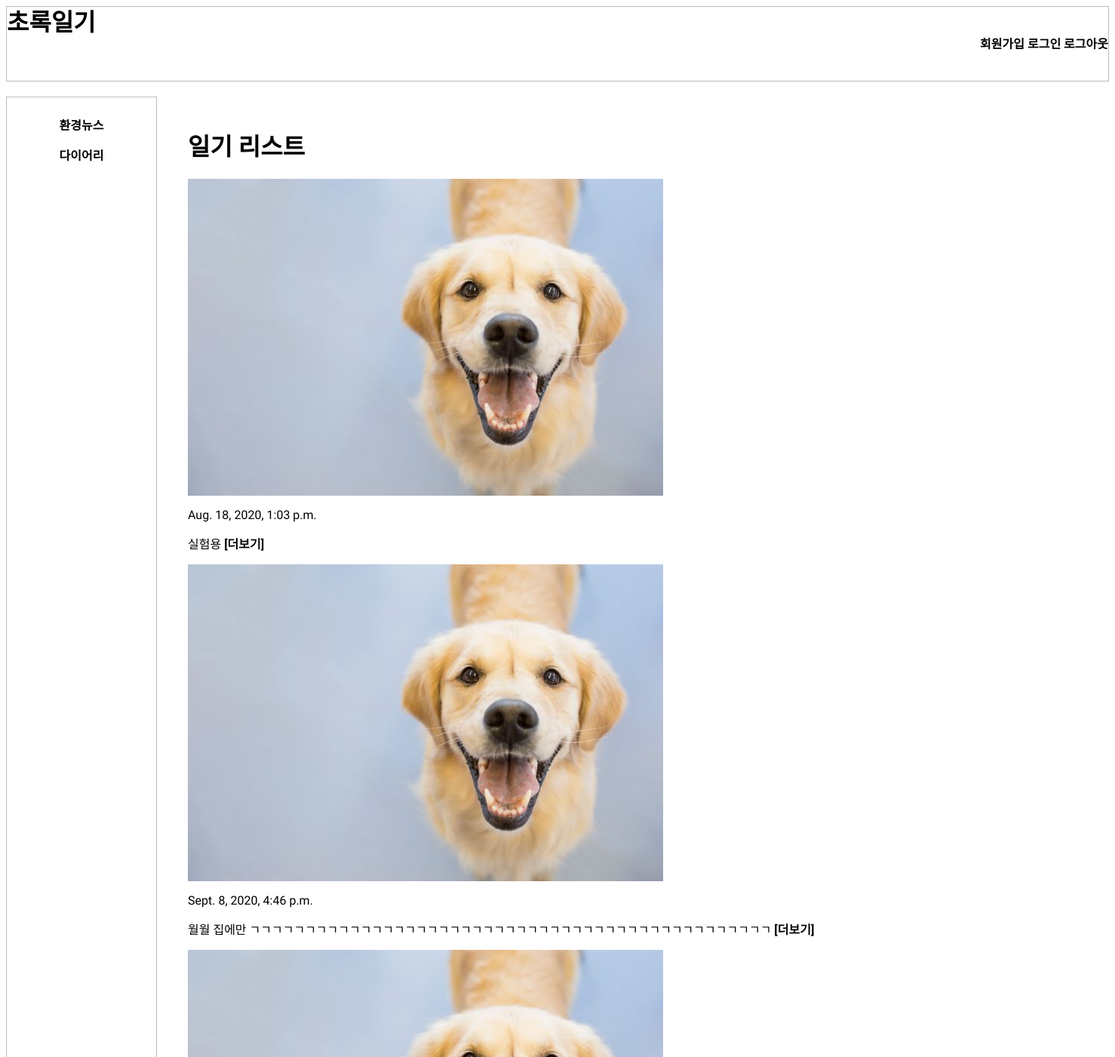
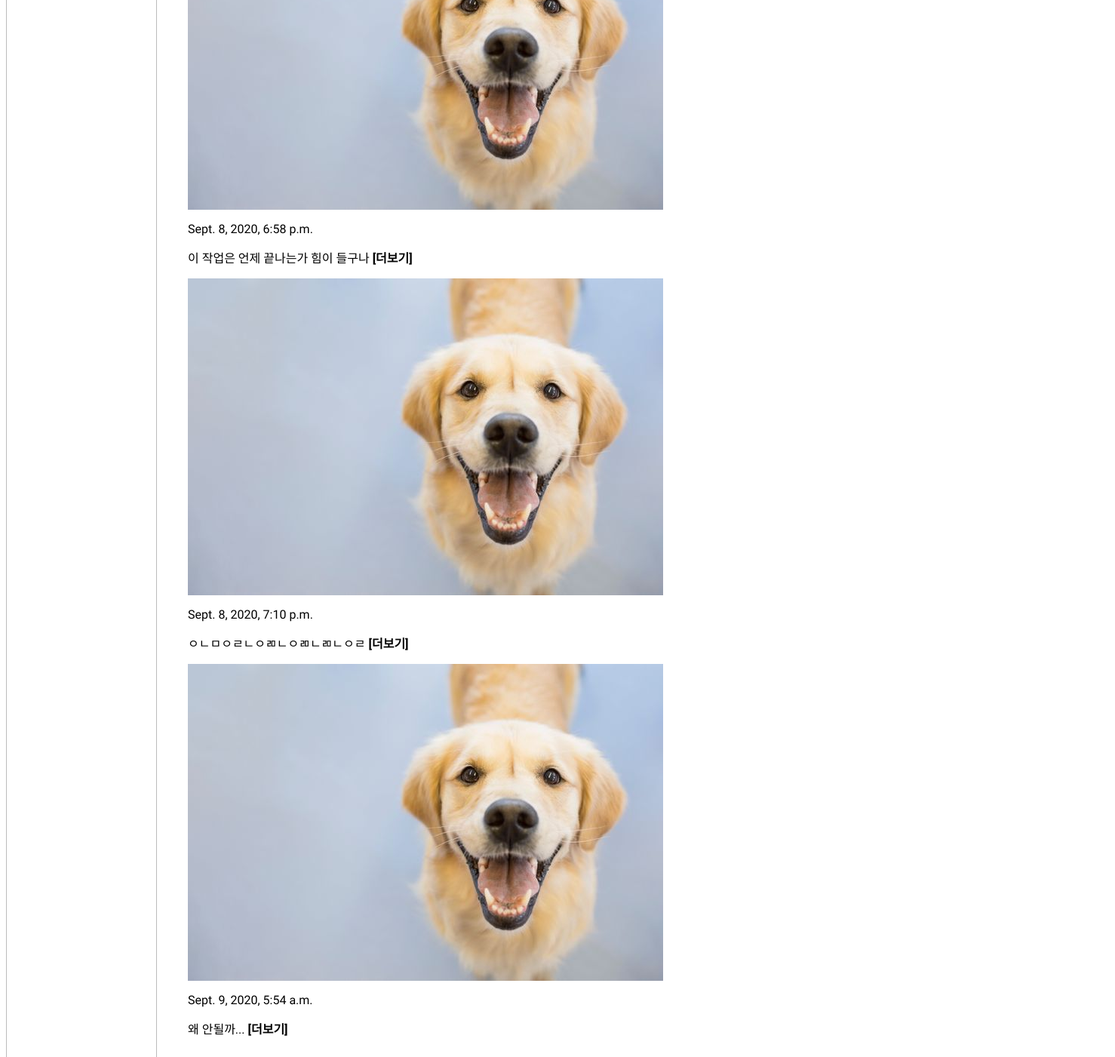
Screenshot of /list/ (signed in) with the database file from the repository (2 pictures, top to bottom).
### diary/models.py (models this page shows, shortened)
class Diary(models.Model):
    author = models.ForeignKey(User, on_delete=models.CASCADE, related_name="user")
    text = models.TextField(blank=True)
    image = models.ImageField(upload_to = 'photo/%Y/%m/%d')
    created = models.DateTimeField(auto_now_add=True)

### diary/views.py (the view)
# urls.py: path("list/", DiaryList.as_view(), name="list"),
class DiaryList(ListView):
    model = Diary
    template_name_suffix = '_list'

### templates/diary/diary_list.html
{% extends 'base.html' %}
{% block content %}
<div class = "container">
	<h1>일기 리스트</h1>
	{% for object in object_list %}
	{% if object.author == request.user %}
			<img src="{{ object.image.url }}">
			<p>{{ object.created }}</p>
			<p>{{ object.text }}
			<a href="{% url 'diary:detail' object.id %}">[더보기]</a></p>
	{% endif %}
	{% endfor %}
</div>
{% endblock %}

### static/css/base.css (style rules this page uses)
.container { width: 980px; margin: 0px auto; padding: 20px; }
body { font-family: 'Poor Story', cursive; }

### static/css/calendar.css (style rules this page uses)
a { text-decoration: none; font-weight: bold; color: black; }

### rows the page displays
Diary: image (picture), created "Aug. 18, 2020, 1:03 p.m.", text "실험용"
Diary: image (picture), created "Sept. 8, 2020, 4:46 p.m.", text "월월 집에만 ㄱㄱㄱㄱㄱㄱㄱㄱㄱㄱㄱㄱㄱㄱㄱㄱㄱㄱㄱㄱㄱㄱㄱㄱㄱㄱㄱㄱㄱㄱㄱㄱㄱㄱㄱㄱㄱㄱㄱㄱㄱㄱㄱㄱㄱㄱㄱ"
Diary: image (picture), created "Sept. 8, 2020, 6:58 p.m.", text "이 작업은 언제 끝나는가 힘이 들구나"
Diary: image (picture), created "Sept. 8, 2020, 7:10 p.m.", text "ㅇㄴㅁㅇㄹㄴㅇㄻㄴㅇㄻㄴㄻㄴㅇㄹ"
Diary: image (picture), created "Sept. 9, 2020, 5:54 a.m.", text "왜 안될까..."
